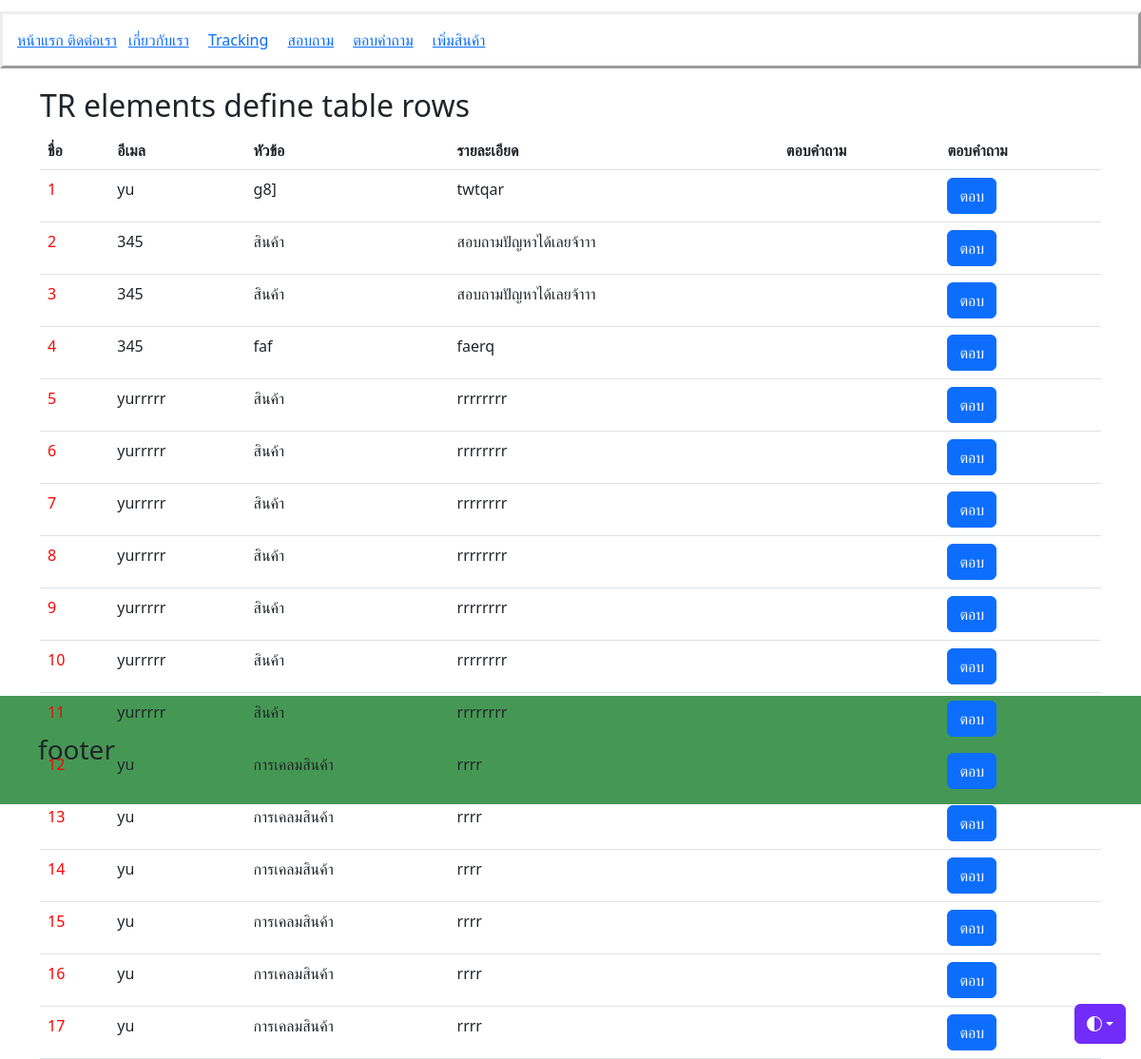
Screenshot of /questions/ (signed in) with the database file from the repository.
### myapp/models.py (models this page shows, shortened)
class Ask(models.Model):
    name = models.CharField(max_length=80, null=True,blank=True, verbose_name = 'ชื่อผู้ติดต่อ')
    email = models.CharField(max_length=80, null=True,blank=True, verbose_name = 'อีเมล')
    title = models.CharField(max_length=80, null=True,blank=True, verbose_name = 'หัวข้อ')
    detail = models.TextField(null=True,blank=True, verbose_name = 'รายละเอียด')

### myapp/views.py (the view)
# urls.py: path("questions/",QuestionsgPage, name="questions")
@login_required
def QuestionsgPage(request):
    questions = Ask.objects.all()
    context = {'questions':questions}
    return render(request,'myapp/questions.html',context)

### myapp/Templates/myapp/questions.html
{% extends "myapp/components/header.html" %} {% block content %}
<div class="container">
  <h2>TR elements define table rows</h2>
  <table class="table">
    <thead>
      <tr>
        <th scope="col">ชื่อ</th>
        <th scope="col">อีเมล</th>
        <th scope="col">หัวข้อ</th>
        <th scope="col">รายละเอียด</th>
        <th scope="col">ตอบคำถาม</th>
        <th scope="col">ตอบคำถาม</th>
      </tr>
    </thead>
    <tbody>
      {% for q in questions %}
      <tr style='color:red;'>
        <td style='color:red;'>{{ q.id }}</td>
        <td>{{ q.name }}</td>
        <td>{{ q.title }}</td>
        <td>{{ q.detail }}</td>
        <td>{{ q.answer }}</td>
        <td><a href="{% url 'home' %}" class="btn btn-primary">ตอบ</a></td>
      </tr>
      {% endfor %}
    </tbody>
  </table>
</div>
{% endblock %}

### rows the page displays
Ask: id "1", name "yu", title "g8]", detail "twtqar"
Ask: id "2", name "345", title "สินค้า", detail "สอบถามปัญหาได้เลยจ้าาา"
Ask: id "3", name "345", title "สินค้า", detail "สอบถามปัญหาได้เลยจ้าาา"
Ask: id "4", name "345", title "faf", detail "faerq"
Ask: id "5", name "yurrrrr", title "สินค้า", detail "rrrrrrrr"
Ask: id "6", name "yurrrrr", title "สินค้า", detail "rrrrrrrr"
Ask: id "7", name "yurrrrr", title "สินค้า", detail "rrrrrrrr"
Ask: id "8", name "yurrrrr", title "สินค้า", detail "rrrrrrrr"
Ask: id "9", name "yurrrrr", title "สินค้า", detail "rrrrrrrr"
Ask: id "10", name "yurrrrr", title "สินค้า", detail "rrrrrrrr"
Ask: id "11", name "yurrrrr", title "สินค้า", detail "rrrrrrrr"
Ask: name "yu", title "การเคลมสินค้า", detail "rrrr"
Ask: id "13", name "yu", title "การเคลมสินค้า", detail "rrrr"
Ask: id "14", name "yu", title "การเคลมสินค้า", detail "rrrr"
Ask: id "15", name "yu", title "การเคลมสินค้า", detail "rrrr"
Ask: id "16", name "yu", title "การเคลมสินค้า", detail "rrrr"
Ask: id "17", name "yu", title "การเคลมสินค้า", detail "rrrr"
